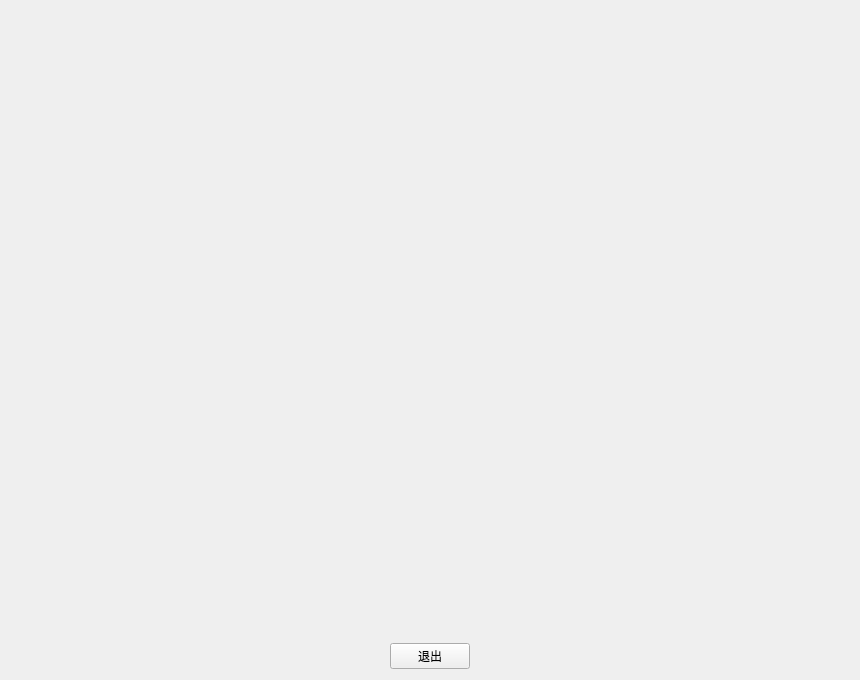
<?xml version="1.0" encoding="UTF-8"?>
<ui version="4.0">
 <class>Form</class>
 <widget class="QWidget" name="Form">
  <property name="geometry">
   <rect>
    <x>0</x>
    <y>0</y>
    <width>860</width>
    <height>680</height>
   </rect>
  </property>
  <property name="windowTitle">
   <string>img_view</string>
  </property>
  <layout class="QVBoxLayout" name="verticalLayout_2">
   <item>
    <layout class="QVBoxLayout" name="verticalLayout" stretch="10,1">
     <item>
      <widget class="QLabel" name="img_label">
       <property name="text">
        <string/>
       </property>
      </widget>
     </item>
     <item>
      <layout class="QHBoxLayout" name="horizontalLayout">
       <item>
        <widget class="QPushButton" name="Button_exit">
         <property name="sizePolicy">
          <sizepolicy hsizetype="Fixed" vsizetype="Fixed">
           <horstretch>0</horstretch>
           <verstretch>0</verstretch>
          </sizepolicy>
         </property>
         <property name="text">
          <string>退出</string>
         </property>
        </widget>
       </item>
      </layout>
     </item>
    </layout>
   </item>
  </layout>
 </widget>
 <resources/>
 <connections/>
</ui>
